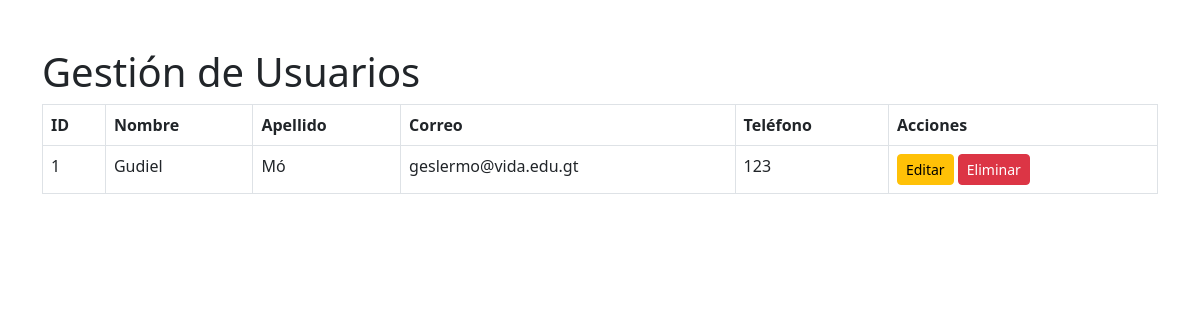
Screenshot of /public/admin/gestion_usuarios.php (signed in) with the database file from the repository.
### tables this page shows
CREATE TABLE `cliente` (
  `id_cliente` int(11) NOT NULL AUTO_INCREMENT,
  `NIT` varchar(20) DEFAULT NULL,
  `nombre1` varchar(255) NOT NULL,
  `nombre2` varchar(255) DEFAULT NULL,
  `nombre3` varchar(255) DEFAULT NULL,
  `apellido1` varchar(255) NOT NULL,
  `apellido2` varchar(255) DEFAULT NULL,
  `correo` varchar(255) NOT NULL,
  `contrasena` varchar(255) NOT NULL,
  `telefono1` varchar(20) DEFAULT NULL,
  `telefono2` varchar(20) DEFAULT NULL,
  `id_direccion` int(11) DEFAULT NULL,
  `id_estado_usuario` int(11) DEFAULT NULL,
  `token_activacion` varchar(255) DEFAULT NULL,
  `token_recuperacion` varchar(255) DEFAULT NULL,
  `fecha_creacion` timestamp NOT NULL DEFAULT current_timestamp(),
  `fecha_token` datetime DEFAULT NULL,
  PRIMARY KEY (`id_cliente`),
  KEY `id_direccion` (`id_direccion`),
  KEY `id_estado_usuario` (`id_estado_usuario`),
  CONSTRAINT `cliente_ibfk_1` FOREIGN KEY (`id_direccion`) REFERENCES `direccion` (`id_direccion`),
  CONSTRAINT `cliente_ibfk_2` FOREIGN KEY (`id_estado_usuario`) REFERENCES `estado_usuario` (`id_estado_usuario`)
);

### public/admin/gestion_usuarios.php (the view, shortened to what this page needs)
<?php
$database = new Database();
$db = $database->getConnection();
$query = "SELECT id_cliente, nombre1, apellido1, correo, telefono1 FROM cliente";
$stmt = $db->prepare($query);
$stmt->execute();
$usuarios = $stmt->fetchAll(PDO::FETCH_ASSOC);
?>
<!DOCTYPE html>
<html lang="es">
<head>
    <link href="https://cdn.jsdelivr.net/npm/bootstrap@5.3.0/dist/css/bootstrap.min.css" rel="stylesheet">
</head>
<body>
    <div class="container mt-5">
        <h1>Gestión de Usuarios</h1>
        <table class="table table-bordered">
            <thead>
                <tr>
                    <th>ID</th>
                    <th>Nombre</th>
                    <th>Apellido</th>
                    <th>Correo</th>
                    <th>Teléfono</th>
                    <th>Acciones</th>
                </tr>
            </thead>
            <tbody>
                <?php foreach ($usuarios as $usuario): ?>
                    <tr>
                        <td><?php echo $usuario['id_cliente']; ?></td>
                        <td><?php echo htmlspecialchars($usuario['nombre1']); ?></td>
                        <td><?php echo htmlspecialchars($usuario['apellido1']); ?></td>
                        <td><?php echo htmlspecialchars($usuario['correo']); ?></td>
                        <td><?php echo htmlspecialchars($usuario['telefono1']); ?></td>
                        <td>
                            <a href="editar_usuario.php?id=<?php echo $usuario['id_cliente']; ?>" class="btn btn-warning btn-sm">Editar</a>
                            <a href="eliminar_usuario.php?id=<?php echo $usuario['id_cliente']; ?>" class="btn btn-danger btn-sm" onclick="return confirm('¿Estás seguro de eliminar este usuario?');">Eliminar</a>
                        </td>
                    </tr>
                <?php endforeach; ?>
            </tbody>
        </table>
    </div>
</body>
</html>

### rows the page displays
cliente: id_cliente "1", nombre1 "Gudiel", apellido1 "Mó", correo "geslermo@vida.edu.gt", telefono1 "123"
